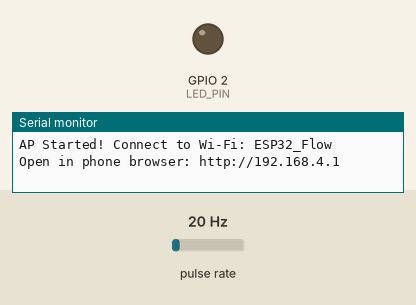
This sketch was run on a simulated ESP32. On the bench: output pins drawn as LEDs (lit = HIGH), the last lines printed to the serial monitor. Wiring (inferred from the names in the program): pulse sensor: data GPIO 32. Inputs (shaded band) come from the test bench; at power-on: pulse rate 20 Hz.

Above: at 0.1 s.
At 1.1 s:
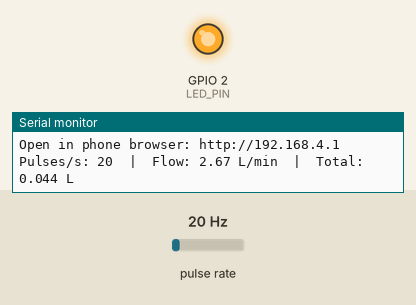
Timing chart, 0 to 2.6 s (numbered marks = the images above):
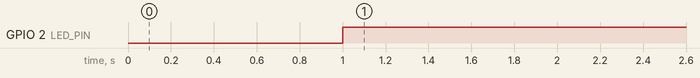

Measured:
- by itself, GPIO 2 (LED_PIN): LOW → HIGH at 1.0 s

The sketch:

f_p_flow_meter_wifi.ino
```cpp
// YF-S201 flow sensor test on ESP32 (signal on GPIO27)
// Using the onboard built-in LED (GPIO 2)

#include <WiFi.h>
#include <WebServer.h>

// --- ESP32 Hotspot (Access Point) Credentials ---
const char* ap_ssid = "ESP32_Flow";
const char* ap_password = "password123"; // At least 8 chars

WebServer server(80);
unsigned long latestPulses = 0;
float latestFlowRate = 0.0;

const int FLOW_PIN = 32;
const int LED_PIN = 2; // Standard onboard LED pin for most ESP32 dev boards

volatile unsigned long pulseCount = 0;
portMUX_TYPE mux = portMUX_INITIALIZER_UNLOCKED;

unsigned long lastTime = 0;
float totalLitres = 0;

// Interrupt: runs on every rising edge from the sensor
void IRAM_ATTR onPulse() {
  portENTER_CRITICAL_ISR(&mux);
  pulseCount++;
  portEXIT_CRITICAL_ISR(&mux);
}

// --- Web Server UI ---
const char INDEX_HTML[] PROGMEM = R"rawliteral(
<!DOCTYPE html>
<html>
<head>
  <meta name="viewport" content="width=device-width, initial-scale=1">
  <title>ESP32 Flow Sensor</title>
  <style>
    body { font-family: system-ui, sans-serif; text-align: center; background: #121212; color: #fff; margin: 0; padding: 20px; }
    .card { background: #1e1e1e; padding: 24px; border-radius: 16px; max-width: 340px; margin: 30px auto; box-shadow: 0 4px 12px rgba(0,0,0,0.5); }
    .val { font-size: 3rem; font-weight: 700; color: #00e5ff; margin: 10px 0; }
    .sub { font-size: 1.2rem; color: #b0bec5; margin-bottom: 8px; }
    button { margin-top: 16px; width: 100%; padding: 14px; font-size: 1.05rem; font-weight: 700; border: none; border-radius: 10px; background: #2979ff; color: #fff; cursor: pointer; }
    button:active { opacity: 0.8; }
  </style>
</head>
<body>
  <div class="card">
    <h2 style="margin: 6px 0;">YF-S201 Flow Meter</h2>
    <div class="val"><span id="flow">0.00</span> L/min</div>
    <div class="sub">Total: <span id="total">0.000</span> L</div>
    <div class="sub">Pulses/s: <span id="pulses">0</span></div>
    <button onclick="fetch('/reset')">Reset Total Litres</button>
  </div>
  <script>
    setInterval(() => {
      fetch('/data').then(r => r.json()).then(d => {
        document.getElementById('flow').innerText = d.flow.toFixed(2);
        document.getElementById('total').innerText = d.total.toFixed(3);
        document.getElementById('pulses').innerText = d.pulses;
      }).catch(() => {});
    }, 500);
  </script>
</body>
</html>
)rawliteral";

void setup() {
  Serial.begin(115200);
  pinMode(FLOW_PIN, INPUT_PULLUP);
  pinMode(LED_PIN, OUTPUT);
  digitalWrite(LED_PIN, LOW); // Start with onboard LED off

  attachInterrupt(digitalPinToInterrupt(FLOW_PIN), onPulse, RISING);

  Serial.println("YF-S201 test started. Blow or pour water through the sensor.");

  // --- Start ESP32 Access Point (Hotspot) ---
  WiFi.mode(WIFI_AP);
  WiFi.softAP(ap_ssid, ap_password);
  Serial.print("AP Started! Connect to Wi-Fi: ");
  Serial.println(ap_ssid);
  Serial.print("Open in phone browser: http://");
  Serial.println(WiFi.softAPIP()); // Defaults to 192.168.4.1

  server.on("/", []() {
    server.send(200, "text/html", INDEX_HTML);
  });

  server.on("/data", []() {
    String json = "{\"pulses\":" + String(latestPulses) +
                  ",\"flow\":" + String(latestFlowRate, 2) +
                  ",\"total\":" + String(totalLitres, 3) + "}";
    server.send(200, "application/json", json);
  });

  server.on("/reset", []() {
    totalLitres = 0;
    server.send(200, "text/plain", "OK");
  });

  server.begin();
}

void loop() {
  server.handleClient();

  if (millis() - lastTime >= 1000) {
    portENTER_CRITICAL(&mux);
    unsigned long pulses = pulseCount;
    pulseCount = 0;
    portEXIT_CRITICAL(&mux);

    lastTime = millis();

    float flowRate = pulses / 7.5;          // L/min  (YF-S201: F = 7.5 * Q)
    totalLitres += pulses / 450.0;          // ~450 pulses per litre

    // Update web variables
    latestPulses = pulses;
    latestFlowRate = flowRate;

    // Control the onboard built-in LED
    if (pulses > 0) {
      digitalWrite(LED_PIN, HIGH); // Turn on onboard LED when flow is detected
    } else {
      digitalWrite(LED_PIN, LOW);  // Turn off when flow stops
    }

    Serial.print("Pulses/s: ");
    Serial.print(pulses);
    Serial.print("  |  Flow: ");
    Serial.print(flowRate, 2);
    Serial.print(" L/min  |  Total: ");
    Serial.print(totalLitres, 3);
    Serial.println(" L");
  }
}
```
